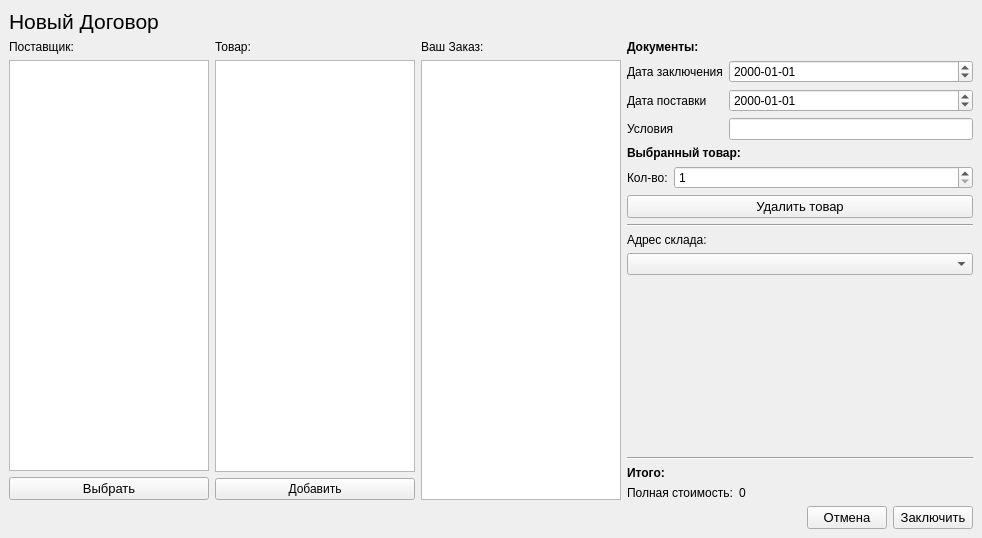
<?xml version="1.0" encoding="UTF-8"?>
<ui version="4.0">
 <class>NewOrderView</class>
 <widget class="QMainWindow" name="NewOrderView">
  <property name="geometry">
   <rect>
    <x>0</x>
    <y>0</y>
    <width>982</width>
    <height>538</height>
   </rect>
  </property>
  <property name="windowTitle">
   <string>Новый Контракт</string>
  </property>
  <widget class="QWidget" name="centralwidget">
   <layout class="QVBoxLayout" name="verticalLayout_5">
    <item>
     <widget class="QLabel" name="label_2">
      <property name="font">
       <font>
        <pointsize>16</pointsize>
       </font>
      </property>
      <property name="text">
       <string>Новый Договор</string>
      </property>
     </widget>
    </item>
    <item>
     <layout class="QHBoxLayout" name="horizontalLayout">
      <item>
       <layout class="QVBoxLayout" name="verticalLayout">
        <item>
         <widget class="QLabel" name="label">
          <property name="text">
           <string>Поставщик:</string>
          </property>
         </widget>
        </item>
        <item>
         <widget class="QListView" name="listView_manufacturers">
          <property name="sizePolicy">
           <sizepolicy hsizetype="Fixed" vsizetype="Expanding">
            <horstretch>0</horstretch>
            <verstretch>0</verstretch>
           </sizepolicy>
          </property>
          <property name="maximumSize">
           <size>
            <width>200</width>
            <height>16777215</height>
           </size>
          </property>
         </widget>
        </item>
        <item>
         <widget class="QPushButton" name="pushButton_add_manufacturer">
          <property name="font">
           <font>
            <pointsize>10</pointsize>
           </font>
          </property>
          <property name="text">
           <string>Выбрать</string>
          </property>
          <property name="icon">
           <iconset>
            <normaloff>imgs/organization.png</normaloff>imgs/organization.png</iconset>
          </property>
         </widget>
        </item>
       </layout>
      </item>
      <item>
       <layout class="QVBoxLayout" name="verticalLayout_2">
        <item>
         <widget class="QLabel" name="label_3">
          <property name="text">
           <string>Товар:</string>
          </property>
         </widget>
        </item>
        <item>
         <widget class="QListView" name="listView_products">
          <property name="sizePolicy">
           <sizepolicy hsizetype="Fixed" vsizetype="Expanding">
            <horstretch>0</horstretch>
            <verstretch>0</verstretch>
           </sizepolicy>
          </property>
          <property name="maximumSize">
           <size>
            <width>200</width>
            <height>16777215</height>
           </size>
          </property>
         </widget>
        </item>
        <item>
         <widget class="QPushButton" name="pushButton_add_product">
          <property name="text">
           <string>Добавить</string>
          </property>
          <property name="icon">
           <iconset>
            <normaloff>imgs/sale.png</normaloff>imgs/sale.png</iconset>
          </property>
         </widget>
        </item>
       </layout>
      </item>
      <item>
       <layout class="QVBoxLayout" name="verticalLayout_3">
        <item>
         <widget class="QLabel" name="label_4">
          <property name="text">
           <string>Ваш Заказ:</string>
          </property>
         </widget>
        </item>
        <item>
         <widget class="QListView" name="listView_selected">
          <property name="sizePolicy">
           <sizepolicy hsizetype="Fixed" vsizetype="Expanding">
            <horstretch>0</horstretch>
            <verstretch>0</verstretch>
           </sizepolicy>
          </property>
          <property name="maximumSize">
           <size>
            <width>200</width>
            <height>16777215</height>
           </size>
          </property>
         </widget>
        </item>
       </layout>
      </item>
      <item>
       <layout class="QVBoxLayout" name="verticalLayout_4">
        <item>
         <widget class="QLabel" name="label_5">
          <property name="font">
           <font>
            <weight>75</weight>
            <bold>true</bold>
           </font>
          </property>
          <property name="text">
           <string>Документы:</string>
          </property>
         </widget>
        </item>
        <item>
         <layout class="QFormLayout" name="formLayout">
          <item row="0" column="0">
           <widget class="QLabel" name="label_6">
            <property name="text">
             <string>Дата заключения</string>
            </property>
           </widget>
          </item>
          <item row="0" column="1">
           <widget class="QDateEdit" name="dateEdit_conclusion">
            <property name="displayFormat">
             <string>yyyy-MM-dd</string>
            </property>
           </widget>
          </item>
          <item row="1" column="0">
           <widget class="QLabel" name="label_7">
            <property name="text">
             <string>Дата поставки</string>
            </property>
           </widget>
          </item>
          <item row="1" column="1">
           <widget class="QDateEdit" name="dateEdit_delivery">
            <property name="displayFormat">
             <string>yyyy-MM-dd</string>
            </property>
           </widget>
          </item>
          <item row="2" column="0">
           <widget class="QLabel" name="label_9">
            <property name="text">
             <string>Условия</string>
            </property>
           </widget>
          </item>
          <item row="2" column="1">
           <widget class="QLineEdit" name="lineEdit_conditions"/>
          </item>
         </layout>
        </item>
        <item>
         <widget class="QLabel" name="label_10">
          <property name="font">
           <font>
            <weight>75</weight>
            <bold>true</bold>
           </font>
          </property>
          <property name="text">
           <string>Выбранный товар:</string>
          </property>
         </widget>
        </item>
        <item>
         <layout class="QFormLayout" name="formLayout_2">
          <item row="0" column="0">
           <widget class="QLabel" name="label_11">
            <property name="text">
             <string>Кол-во:</string>
            </property>
           </widget>
          </item>
          <item row="0" column="1">
           <widget class="QSpinBox" name="spinBox_count">
            <property name="minimum">
             <number>1</number>
            </property>
            <property name="maximum">
             <number>10000000</number>
            </property>
           </widget>
          </item>
         </layout>
        </item>
        <item>
         <widget class="QPushButton" name="pushButton_remove">
          <property name="font">
           <font>
            <pointsize>10</pointsize>
           </font>
          </property>
          <property name="text">
           <string>Удалить товар</string>
          </property>
          <property name="icon">
           <iconset>
            <normaloff>imgs/megaphone.png</normaloff>imgs/megaphone.png</iconset>
          </property>
         </widget>
        </item>
        <item>
         <widget class="Line" name="line_2">
          <property name="orientation">
           <enum>Qt::Horizontal</enum>
          </property>
         </widget>
        </item>
        <item>
         <widget class="QLabel" name="label_8">
          <property name="text">
           <string>Адрес склада:</string>
          </property>
         </widget>
        </item>
        <item>
         <widget class="QComboBox" name="comboBox_warehouses"/>
        </item>
        <item>
         <spacer name="verticalSpacer">
          <property name="orientation">
           <enum>Qt::Vertical</enum>
          </property>
          <property name="sizeHint" stdset="0">
           <size>
            <width>20</width>
            <height>40</height>
           </size>
          </property>
         </spacer>
        </item>
        <item>
         <widget class="Line" name="line">
          <property name="orientation">
           <enum>Qt::Horizontal</enum>
          </property>
         </widget>
        </item>
        <item>
         <widget class="QLabel" name="label_12">
          <property name="font">
           <font>
            <weight>75</weight>
            <bold>true</bold>
           </font>
          </property>
          <property name="text">
           <string>Итого:</string>
          </property>
         </widget>
        </item>
        <item>
         <layout class="QFormLayout" name="formLayout_3">
          <item row="0" column="0">
           <widget class="QLabel" name="label_13">
            <property name="text">
             <string>Полная стоимость:</string>
            </property>
           </widget>
          </item>
          <item row="0" column="1">
           <widget class="QLabel" name="label_full_price">
            <property name="text">
             <string>0</string>
            </property>
           </widget>
          </item>
         </layout>
        </item>
       </layout>
      </item>
     </layout>
    </item>
    <item>
     <layout class="QHBoxLayout" name="horizontalLayout_2">
      <item>
       <spacer name="horizontalSpacer">
        <property name="orientation">
         <enum>Qt::Horizontal</enum>
        </property>
        <property name="sizeHint" stdset="0">
         <size>
          <width>40</width>
          <height>20</height>
         </size>
        </property>
       </spacer>
      </item>
      <item>
       <widget class="QPushButton" name="pushButton_cancel">
        <property name="font">
         <font>
          <pointsize>10</pointsize>
         </font>
        </property>
        <property name="text">
         <string>Отмена</string>
        </property>
        <property name="icon">
         <iconset>
          <normaloff>imgs/rocket.png</normaloff>imgs/rocket.png</iconset>
        </property>
       </widget>
      </item>
      <item>
       <widget class="QPushButton" name="pushButton_make_a_deal">
        <property name="font">
         <font>
          <pointsize>10</pointsize>
         </font>
        </property>
        <property name="text">
         <string>Заключить</string>
        </property>
        <property name="icon">
         <iconset>
          <normaloff>imgs/contract.png</normaloff>imgs/contract.png</iconset>
        </property>
       </widget>
      </item>
     </layout>
    </item>
   </layout>
  </widget>
 </widget>
 <resources/>
 <connections/>
</ui>
